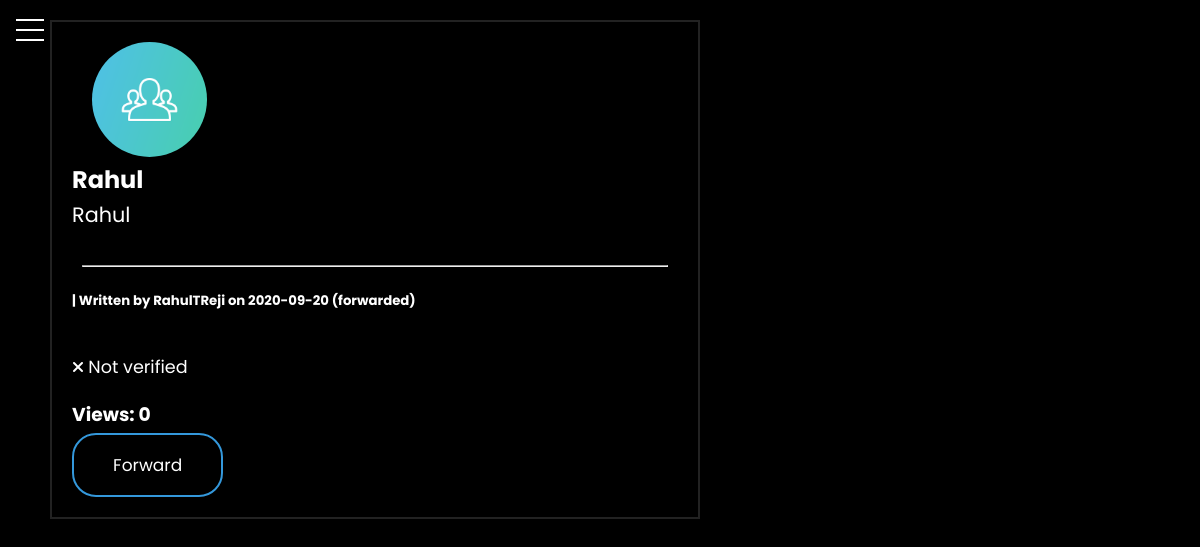
Screenshot of /post/2/view (signed in) with the database file from the repository.
### flaskblog/models.py (models this page shows, shortened)
class User(db.Model, UserMixin):
    id = db.Column(db.Integer, primary_key=True, unique=True)
    username = db.Column(db.String(20), unique=True, nullable=False)
    email = db.Column(db.String(120), unique=True, nullable=False)
    image_file = db.Column(db.String(20), nullable=False,
                           default="default.jpg")
    password = db.Column(db.String(60), nullable=False)
    posts = db.relationship("Post", backref="author", lazy=True)

class Post(db.Model):
    id = db.Column(db.Integer, primary_key=True)
    title = db.Column(db.String(), nullable=False)
    date_posted = db.Column(db.DateTime, nullable=False,
                            default=datetime.utcnow)
    content = db.Column(db.Text, nullable=False)
    is_verified = db.Column(db.Boolean, default=False)
    is_edited = db.Column(db.Boolean, default=False)
    is_forwarded = db.Column(db.Boolean, default=False)
    views = db.Column(db.Integer, default=0)
    font = db.Column(db.String(30), default="Poppins")
    font_color = db.Column(db.String(20), default="#fff")
    user_id = db.Column(db.Integer, db.ForeignKey("user.id"), nullable=False)

### flaskblog/posts/routes.py (the view)
@posts.route("/post/<int:post_id>/view", methods=["GET", "POST"])
@login_required
def post(post_id):
    validated = False
    if current_user.username == "__FLASKBLOG_ADMIN__":
        validated = True
    post = Post.query.get_or_404(post_id)
    choices = [1, 1, 0, 0, 0, 0]
    incrementing_number = choice(choices)
    post.views += incrementing_number
    db.session.commit()
    return render_template("post.html", post=post, validated=validated)

### flaskblog/models.py (called while the page is built)
@login_manager.user_loader
def load_user(user_id):
    return User.query.get(int(user_id))

### flaskblog/templates/post.html (shortened to what this page needs)
{% extends "base.html" %}  {% block content %}
<div class="main">
  <article>
    <img src="{{ url_for('static', filename='profile_pics/' + post.author.image_file) }}" class="rounded-profile-pic" />
    <h2 style="font-family: {{ post.font }}; color: {{ post.font_color }}">
      {{ post.title }}
    </h2>
    <pre style="font-family: {{ post.font }}; color: {{ post.font_color }}">
{{ post.content }}</pre>
    <br />
    <hr />
    <h5 class="post-author" style="font-family: {{ post.font }}; color: {{ post.font_color }}">
      | Written by {{ post.author.username }} on {{
      post.date_posted.strftime('%Y-%m-%d') }}  {% if post.is_forwarded == True %} (forwarded) {% endif %}
    </h5>
    <br /><br />
     {% if post.is_verified %}
    <i class="fas fa-check-circle"></i>
    <label> Verified Post </label>
    {% else %}
    <i class="fas fa-times"></i>
    <label> Not verified </label>
    {% endif %}
    <br /><br />
    <div class="post-info">
      <h3>Views: {{ post.views }}</h3>
    </div>
    <form method="POST" action="{{ url_for('posts.forward_post', post_id=post.id) }}">
      <input type="submit" value="Forward" class="button" style="padding: 1em 2.3em" />
    </form>
  </article>
</div>
{% endblock content %}

### flaskblog/static/style.css (style rules this page uses)
* { margin: 0px 0px 0px 0px; padding: 0px 0px 0px 0px; box-sizing: border-box; font-family: Poppins, "Poppins", Helveltica, sans-serif; text-decoration: none; color: white; }
body { background-color: black; background-image: linear-gradient( 60deg, rgb(5, 5, 5), rgb(0, 0, 0), ); background-size: 100%; color: white; font-family: "Poppins", Poppins, sans-serif; line-height: 1.4; }
html { scroll-behavior: smooth; }
label { font-size: 1.1em; }
input { font-size: 17px; }
article { margin: 20px 500px 20px 50px; border: 2px solid #222; padding: 20px; transition: 0.3s linear; }
pre { line-height: 1.7em; max-width: 65ch; min-width: 20ch; display: block; white-space: pre-wrap; word-break: keep-all; font-size: 1.3rem; }
hr { margin: 10px; margin-bottom: 25px; }
:root { --primary-color: rgb(44 128 117 / 40%); --overlay-color: rgba(24, 39, 51, 0.85); --menu-speed: 0.75s; }
.button { border: 0px; background: none; display: block; text-align: center; border: 2px solid #3498db; padding: 14px 0px; outline: none; color: white; border-radius: 24px; transition: 0.5s; cursor: pointer; margin-top: 5px; }
.rounded-profile-pic { border-radius: 100vw; margin-left: 20px; width: 115px; height: 115px; object-fit: cover; }
.post-author { color: white; }

### rows the page displays
User: image_file (placeholder picture), author.username "RahulTReji"
Post: title "Rahul", content "Rahul", date_posted "2020-09-20", views "0"
